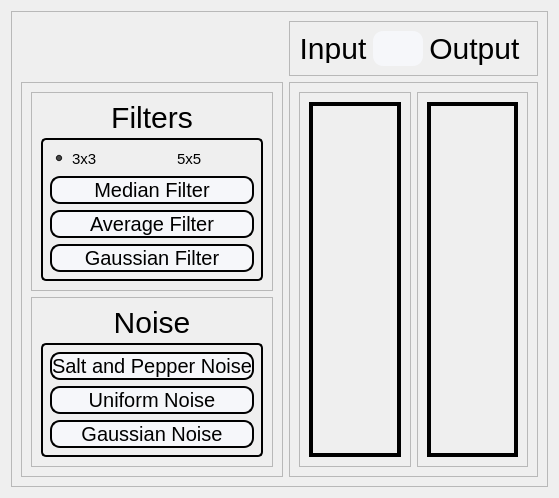
      <widget class="QWidget" name="FilterTab">
       <attribute name="icon">
        <iconset resource="Icons.qrc">
         <normaloff>:/Icons/FilterIcon.png</normaloff>:/Icons/FilterIcon.png</iconset>
       </attribute>
       <attribute name="title">
        <string>Filter</string>
       </attribute>
       <layout class="QGridLayout" name="gridLayout">
        <item row="0" column="0">
         <widget class="QFrame" name="frame_3">
          <property name="frameShape">
           <enum>QFrame::StyledPanel</enum>
          </property>
          <property name="frameShadow">
           <enum>QFrame::Raised</enum>
          </property>
          <layout class="QGridLayout" name="gridLayout_56">
           <item row="0" column="1">
            <widget class="QFrame" name="frame_22">
             <property name="maximumSize">
              <size>
               <width>16777215</width>
               <height>60</height>
              </size>
             </property>
             <property name="frameShape">
              <enum>QFrame::StyledPanel</enum>
             </property>
             <property name="frameShadow">
              <enum>QFrame::Raised</enum>
             </property>
             <layout class="QGridLayout" name="gridLayout_11">
              <item row="0" column="0">
               <widget class="QLabel" name="inputImageLabel">
                <property name="maximumSize">
                 <size>
                  <width>16777215</width>
                  <height>30</height>
                 </size>
                </property>
                <property name="styleSheet">
                 <string notr="true">font-family: Impact, Haettenschweiler, 'Arial Narrow Bold', sans-serif;
font-size: 30px;
color: black;
background-color:transparent;</string>
                </property>
                <property name="text">
                 <string>Input</string>
                </property>
                <property name="alignment">
                 <set>Qt::AlignCenter</set>
                </property>
               </widget>
              </item>
              <item row="0" column="1">
               <widget class="QPushButton" name="GrayScale">
                <property name="maximumSize">
                 <size>
                  <width>50</width>
                  <height>16777215</height>
                 </size>
                </property>
                <property name="styleSheet">
                 <string notr="true">QPushButton{
border-width: 2px;
border-radius: 10px;
font-family: Impact, Haettenschweiler, 'Arial Narrow Bold', sans-serif;
font-size: 30px;
color: black;
background-color: rgb(246, 247, 250);
}

QPushButton:hover:!pressed{
	background-color: qlineargradient(x1: 0.5, y1: 1, x2: 0.5, y2: 1, stop: 0 #dadbde, stop: 1 #f6f7fa);
}</string>
                </property>
                <property name="text">
                 <string/>
                </property>
                <property name="icon">
                 <iconset resource="Icons.qrc">
                  <normaloff>:/Icons/convert_color_to_gray.png</normaloff>:/Icons/convert_color_to_gray.png</iconset>
                </property>
                <property name="iconSize">
                 <size>
                  <width>50</width>
                  <height>50</height>
                 </size>
                </property>
               </widget>
              </item>
              <item row="0" column="2">
               <widget class="QLabel" name="outputImageLabel">
                <property name="maximumSize">
                 <size>
                  <width>16777215</width>
                  <height>50</height>
                 </size>
                </property>
                <property name="styleSheet">
                 <string notr="true">font-family: Impact, Haettenschweiler, 'Arial Narrow Bold', sans-serif;
font-size: 30px;
color: black;
background-color:transparent;</string>
                </property>
                <property name="text">
                 <string>Output </string>
                </property>
                <property name="alignment">
                 <set>Qt::AlignCenter</set>
                </property>
               </widget>
              </item>
             </layout>
            </widget>
           </item>
           <item row="1" column="0">
            <widget class="QFrame" name="frame_21">
             <property name="maximumSize">
              <size>
               <width>300</width>
               <height>16777215</height>
              </size>
             </property>
             <property name="frameShape">
              <enum>QFrame::StyledPanel</enum>
             </property>
             <property name="frameShadow">
              <enum>QFrame::Raised</enum>
             </property>
             <layout class="QGridLayout" name="gridLayout_55">
              <item row="0" column="0">
               <widget class="QFrame" name="frame_2">
                <property name="maximumSize">
                 <size>
                  <width>16777215</width>
                  <height>16777215</height>
                 </size>
                </property>
                <property name="styleSheet">
                 <string notr="true"/>
                </property>
                <property name="frameShape">
                 <enum>QFrame::StyledPanel</enum>
                </property>
                <property name="frameShadow">
                 <enum>QFrame::Raised</enum>
                </property>
                <layout class="QGridLayout" name="gridLayout_7">
                 <item row="0" column="0">
                  <widget class="QLabel" name="FilterLabel">
                   <property name="maximumSize">
                    <size>
                     <width>16777215</width>
                     <height>30</height>
                    </size>
                   </property>
                   <property name="styleSheet">
                    <string notr="true">font-family: Impact, Haettenschweiler, 'Arial Narrow Bold', sans-serif;
font-size: 30px;
color: black;
background-color:transparent;
border-color: transparent</string>
                   </property>
                   <property name="text">
                    <string>Filters</string>
                   </property>
                   <property name="alignment">
                    <set>Qt::AlignCenter</set>
                   </property>
                  </widget>
                 </item>
                 <item row="1" column="0">
                  <widget class="QWidget" name="Filtering" native="true">
                   <property name="maximumSize">
                    <size>
                     <width>16777215</width>
                     <height>270</height>
                    </size>
                   </property>
                   <property name="styleSheet">
                    <string notr="true">QWidget{
border: 2px solid;
border-radius: 5px;
}</string>
                   </property>
                   <layout class="QGridLayout" name="gridLayout_4">
                    <item row="0" column="0">
                     <widget class="QRadioButton" name="Radio3x3Kernal">
                      <property name="styleSheet">
                       <string notr="true">font-family: Impact, Haettenschweiler, 'Arial Narrow Bold', sans-serif;
font-size: 15px;
color: black;
background-color:transparent;
border-color: transparent</string>
                      </property>
                      <property name="text">
                       <string>3x3</string>
                      </property>
                      <property name="checked">
                       <bool>true</bool>
                      </property>
                     </widget>
                    </item>
                    <item row="1" column="0" colspan="2">
                     <widget class="QPushButton" name="MedianFilterButton">
                      <property name="maximumSize">
                       <size>
                        <width>16777215</width>
                        <height>50</height>
                       </size>
                      </property>
                      <property name="styleSheet">
                       <string notr="true">QPushButton{
border-style: solid;
border-width: 2px;
border-radius: 10px;
font-family: Impact, Haettenschweiler, 'Arial Narrow Bold', sans-serif;
font-size: 20px;
color: black;
background-color: rgb(246, 247, 250);
}

QPushButton:hover:!pressed{
	background-color: qlineargradient(x1: 0.5, y1: 1, x2: 0.5, y2: 1, stop: 0 #dadbde, stop: 1 #f6f7fa);
}</string>
                      </property>
                      <property name="text">
                       <string>Median Filter</string>
                      </property>
                     </widget>
                    </item>
                    <item row="0" column="1">
                     <widget class="QRadioButton" name="Radio5x5Kernal">
                      <property name="maximumSize">
                       <size>
                        <width>16777215</width>
                        <height>40</height>
                       </size>
                      </property>
                      <property name="styleSheet">
                       <string notr="true">font-family: Impact, Haettenschweiler, 'Arial Narrow Bold', sans-serif;
font-size: 15px;
color: black;
background-color:transparent;
border-color: transparent</string>
                      </property>
                      <property name="text">
                       <string>5x5</string>
                      </property>
                     </widget>
                    </item>
                    <item row="3" column="0" colspan="2">
                     <widget class="QPushButton" name="GaussianFilterButton">
                      <property name="maximumSize">
                       <size>
                        <width>16777215</width>
                        <height>50</height>
                       </size>
                      </property>
                      <property name="styleSheet">
                       <string notr="true">QPushButton{
border-style: solid;
border-width: 2px;
border-radius: 10px;
font-family: Impact, Haettenschweiler, 'Arial Narrow Bold', sans-serif;
font-size: 20px;
color: black;
background-color: rgb(246, 247, 250);
}

QPushButton:hover:!pressed{
	background-color: qlineargradient(x1: 0.5, y1: 1, x2: 0.5, y2: 1, stop: 0 #dadbde, stop: 1 #f6f7fa);
}</string>
                      </property>
                      <property name="text">
                       <string>Gaussian Filter</string>
                      </property>
                     </widget>
                    </item>
                    <item row="2" column="0" colspan="2">
                     <widget class="QPushButton" name="AverageFilterButton">
                      <property name="maximumSize">
                       <size>
                        <width>16777215</width>
                        <height>50</height>
                       </size>
                      </property>
                      <property name="styleSheet">
                       <string notr="true">QPushButton{
border-style: solid;
border-width: 2px;
border-radius: 10px;
font-family: Impact, Haettenschweiler, 'Arial Narrow Bold', sans-serif;
font-size: 20px;
color: black;
background-color: rgb(246, 247, 250);
}

QPushButton:hover:!pressed{
	background-color: qlineargradient(x1: 0.5, y1: 1, x2: 0.5, y2: 1, stop: 0 #dadbde, stop: 1 #f6f7fa);
}</string>
                      </property>
                      <property name="text">
                       <string>Average Filter</string>
                      </property>
                     </widget>
                    </item>
                   </layout>
                  </widget>
                 </item>
                </layout>
               </widget>
              </item>
              <item row="1" column="0">
               <widget class="QFrame" name="frame_6">
                <property name="maximumSize">
                 <size>
                  <width>16777215</width>
                  <height>300</height>
                 </size>
                </property>
                <property name="frameShape">
                 <enum>QFrame::StyledPanel</enum>
                </property>
                <property name="frameShadow">
                 <enum>QFrame::Raised</enum>
                </property>
                <layout class="QGridLayout" name="gridLayout_5">
                 <item row="0" column="0">
                  <widget class="QLabel" name="NoiseLabel">
                   <property name="maximumSize">
                    <size>
                     <width>16777215</width>
                     <height>30</height>
                    </size>
                   </property>
                   <property name="styleSheet">
                    <string notr="true">font-family: Impact, Haettenschweiler, 'Arial Narrow Bold', sans-serif;
font-size: 30px;
color: black;
background-color:transparent;
border-color: transparent</string>
                   </property>
                   <property name="text">
                    <string>Noise</string>
                   </property>
                   <property name="alignment">
                    <set>Qt::AlignCenter</set>
                   </property>
                  </widget>
                 </item>
                 <item row="1" column="0">
                  <widget class="QWidget" name="Noise" native="true">
                   <property name="maximumSize">
                    <size>
                     <width>16777215</width>
                     <height>250</height>
                    </size>
                   </property>
                   <property name="styleSheet">
                    <string notr="true">border: 2px solid;
border-radius: 5px;</string>
                   </property>
                   <layout class="QGridLayout" name="gridLayout_3">
                    <item row="0" column="0">
                     <widget class="QPushButton" name="SaltPepperNoiseButton">
                      <property name="maximumSize">
                       <size>
                        <width>16777215</width>
                        <height>50</height>
                       </size>
                      </property>
                      <property name="styleSheet">
                       <string notr="true">QPushButton{
border-style: solid;
border-width: 2px;
border-radius: 10px;
font-family: Impact, Haettenschweiler, 'Arial Narrow Bold', sans-serif;
font-size: 20px;
color: black;
background-color: rgb(246, 247, 250);
}

QPushButton:hover:!pressed{
	background-color: qlineargradient(x1: 0.5, y1: 1, x2: 0.5, y2: 1, stop: 0 #dadbde, stop: 1 #f6f7fa);
}</string>
                      </property>
                      <property name="text">
                       <string>Salt and Pepper Noise</string>
                      </property>
                     </widget>
                    </item>
                    <item row="1" column="0">
                     <widget class="QPushButton" name="UniformNoiseButton">
                      <property name="maximumSize">
                       <size>
                        <width>16777215</width>
                        <height>50</height>
                       </size>
                      </property>
                      <property name="styleSheet">
                       <string notr="true">QPushButton{
border-style: solid;
border-width: 2px;
border-radius: 10px;
font-family: Impact, Haettenschweiler, 'Arial Narrow Bold', sans-serif;
font-size: 20px;
color: black;
background-color: rgb(246, 247, 250);
}

QPushButton:hover:!pressed{
	background-color: qlineargradient(x1: 0.5, y1: 1, x2: 0.5, y2: 1, stop: 0 #dadbde, stop: 1 #f6f7fa);
}</string>
                      </property>
                      <property name="text">
                       <string>Uniform Noise</string>
                      </property>
                     </widget>
                    </item>
                    <item row="2" column="0">
                     <widget class="QPushButton" name="GaussianNoiseButton">
                      <property name="maximumSize">
                       <size>
                        <width>16777215</width>
                        <height>50</height>
                       </size>
                      </property>
                      <property name="styleSheet">
                       <string notr="true">QPushButton{
border-style: solid;
border-width: 2px;
border-radius: 10px;
font-family: Impact, Haettenschweiler, 'Arial Narrow Bold', sans-serif;
font-size: 20px;
color: black;
background-color: rgb(246, 247, 250);
}

QPushButton:hover:!pressed{
	background-color: qlineargradient(x1: 0.5, y1: 1, x2: 0.5, y2: 1, stop: 0 #dadbde, stop: 1 #f6f7fa);
}</string>
                      </property>
                      <property name="text">
                       <string>Gaussian Noise</string>
                      </property>
                     </widget>
                    </item>
                   </layout>
                  </widget>
                 </item>
                </layout>
               </widget>
              </item>
             </layout>
            </widget>
           </item>
           <item row="1" column="1">
            <widget class="QFrame" name="ImagesFrame">
             <property name="styleSheet">
              <string notr="true"/>
             </property>
             <property name="frameShape">
              <enum>QFrame::StyledPanel</enum>
             </property>
             <property name="frameShadow">
              <enum>QFrame::Raised</enum>
             </property>
             <layout class="QGridLayout" name="gridLayout_76">
              <item row="0" column="0">
               <widget class="QFrame" name="frame_34">
                <property name="frameShape">
                 <enum>QFrame::StyledPanel</enum>
                </property>
                <property name="frameShadow">
                 <enum>QFrame::Raised</enum>
                </property>
                <layout class="QGridLayout" name="gridLayout_2">
                 <item row="0" column="0">
                  <widget class="QLabel" name="filter_inputImage">
                   <property name="styleSheet">
                    <string notr="true">border: 4px solid black;
</string>
                   </property>
                   <property name="text">
                    <string/>
                   </property>
                   <property name="scaledContents">
                    <bool>true</bool>
                   </property>
                   <property name="alignment">
                    <set>Qt::AlignCenter</set>
                   </property>
                  </widget>
                 </item>
                </layout>
               </widget>
              </item>
              <item row="0" column="1">
               <widget class="QFrame" name="frame_35">
                <property name="frameShape">
                 <enum>QFrame::StyledPanel</enum>
                </property>
                <property name="frameShadow">
                 <enum>QFrame::Raised</enum>
                </property>
                <layout class="QGridLayout" name="gridLayout_75">
                 <item row="0" column="0">
                  <widget class="QLabel" name="filter_outputImage">
                   <property name="styleSheet">
                    <string notr="true">border: 4px solid black;
</string>
                   </property>
                   <property name="text">
                    <string/>
                   </property>
                   <property name="scaledContents">
                    <bool>true</bool>
                   </property>
                   <property name="alignment">
                    <set>Qt::AlignCenter</set>
                   </property>
                  </widget>
                 </item>
                </layout>
               </widget>
              </item>
             </layout>
            </widget>
           </item>
          </layout>
         </widget>
        </item>
       </layout>
      </widget>
